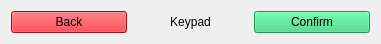
  <widget class="QWidget" name="horizontalLayoutWidget">
   <property name="geometry">
    <rect>
     <x>10</x>
     <y>0</y>
     <width>381</width>
     <height>31</height>
    </rect>
   </property>
   <layout class="QHBoxLayout" name="horizontalLayout">
    <item>
     <widget class="QPushButton" name="backButton">
      <property name="palette">
       <palette>
        <active>
         <colorrole role="WindowText">
          <brush brushstyle="SolidPattern">
           <color alpha="255">
            <red>0</red>
            <green>0</green>
            <blue>0</blue>
           </color>
          </brush>
         </colorrole>
         <colorrole role="Button">
          <brush brushstyle="SolidPattern">
           <color alpha="255">
            <red>224</red>
            <green>27</green>
            <blue>36</blue>
           </color>
          </brush>
         </colorrole>
         <colorrole role="Light">
          <brush brushstyle="SolidPattern">
           <color alpha="255">
            <red>255</red>
            <green>112</green>
            <blue>118</blue>
           </color>
          </brush>
         </colorrole>
         <colorrole role="Midlight">
          <brush brushstyle="SolidPattern">
           <color alpha="255">
            <red>239</red>
            <green>69</green>
            <blue>77</blue>
           </color>
          </brush>
         </colorrole>
         <colorrole role="Dark">
          <brush brushstyle="SolidPattern">
           <color alpha="255">
            <red>112</red>
            <green>13</green>
            <blue>18</blue>
           </color>
          </brush>
         </colorrole>
         <colorrole role="Mid">
          <brush brushstyle="SolidPattern">
           <color alpha="255">
            <red>149</red>
            <green>18</green>
            <blue>24</blue>
           </color>
          </brush>
         </colorrole>
         <colorrole role="Text">
          <brush brushstyle="SolidPattern">
           <color alpha="255">
            <red>0</red>
            <green>0</green>
            <blue>0</blue>
           </color>
          </brush>
         </colorrole>
         <colorrole role="BrightText">
          <brush brushstyle="SolidPattern">
           <color alpha="255">
            <red>255</red>
            <green>255</green>
            <blue>255</blue>
           </color>
          </brush>
         </colorrole>
         <colorrole role="ButtonText">
          <brush brushstyle="SolidPattern">
           <color alpha="255">
            <red>0</red>
            <green>0</green>
            <blue>0</blue>
           </color>
          </brush>
         </colorrole>
         <colorrole role="Base">
          <brush brushstyle="SolidPattern">
           <color alpha="255">
            <red>255</red>
            <green>255</green>
            <blue>255</blue>
           </color>
          </brush>
         </colorrole>
         <colorrole role="Window">
          <brush brushstyle="SolidPattern">
           <color alpha="255">
            <red>224</red>
            <green>27</green>
            <blue>36</blue>
           </color>
          </brush>
         </colorrole>
         <colorrole role="Shadow">
          <brush brushstyle="SolidPattern">
           <color alpha="255">
            <red>0</red>
            <green>0</green>
            <blue>0</blue>
           </color>
          </brush>
         </colorrole>
         <colorrole role="AlternateBase">
          <brush brushstyle="SolidPattern">
           <color alpha="255">
            <red>239</red>
            <green>141</green>
            <blue>145</blue>
           </color>
          </brush>
         </colorrole>
         <colorrole role="ToolTipBase">
          <brush brushstyle="SolidPattern">
           <color alpha="255">
            <red>255</red>
            <green>255</green>
            <blue>220</blue>
           </color>
          </brush>
         </colorrole>
         <colorrole role="ToolTipText">
          <brush brushstyle="SolidPattern">
           <color alpha="255">
            <red>0</red>
            <green>0</green>
            <blue>0</blue>
           </color>
          </brush>
         </colorrole>
         <colorrole role="PlaceholderText">
          <brush brushstyle="SolidPattern">
           <color alpha="128">
            <red>0</red>
            <green>0</green>
            <blue>0</blue>
           </color>
          </brush>
         </colorrole>
        </active>
        <inactive>
         <colorrole role="WindowText">
          <brush brushstyle="SolidPattern">
           <color alpha="255">
            <red>0</red>
            <green>0</green>
            <blue>0</blue>
           </color>
          </brush>
         </colorrole>
         <colorrole role="Button">
          <brush brushstyle="SolidPattern">
           <color alpha="255">
            <red>224</red>
            <green>27</green>
            <blue>36</blue>
           </color>
          </brush>
         </colorrole>
         <colorrole role="Light">
          <brush brushstyle="SolidPattern">
           <color alpha="255">
            <red>255</red>
            <green>112</green>
            <blue>118</blue>
           </color>
          </brush>
         </colorrole>
         <colorrole role="Midlight">
          <brush brushstyle="SolidPattern">
           <color alpha="255">
            <red>239</red>
            <green>69</green>
            <blue>77</blue>
           </color>
          </brush>
         </colorrole>
         <colorrole role="Dark">
          <brush brushstyle="SolidPattern">
           <color alpha="255">
            <red>112</red>
            <green>13</green>
            <blue>18</blue>
           </color>
          </brush>
         </colorrole>
         <colorrole role="Mid">
          <brush brushstyle="SolidPattern">
           <color alpha="255">
            <red>149</red>
            <green>18</green>
            <blue>24</blue>
           </color>
          </brush>
         </colorrole>
         <colorrole role="Text">
          <brush brushstyle="SolidPattern">
           <color alpha="255">
            <red>0</red>
            <green>0</green>
            <blue>0</blue>
           </color>
          </brush>
         </colorrole>
         <colorrole role="BrightText">
          <brush brushstyle="SolidPattern">
           <color alpha="255">
            <red>255</red>
            <green>255</green>
            <blue>255</blue>
           </color>
          </brush>
         </colorrole>
         <colorrole role="ButtonText">
          <brush brushstyle="SolidPattern">
           <color alpha="255">
            <red>0</red>
            <green>0</green>
            <blue>0</blue>
           </color>
          </brush>
         </colorrole>
         <colorrole role="Base">
          <brush brushstyle="SolidPattern">
           <color alpha="255">
            <red>255</red>
            <green>255</green>
            <blue>255</blue>
           </color>
          </brush>
         </colorrole>
         <colorrole role="Window">
          <brush brushstyle="SolidPattern">
           <color alpha="255">
            <red>224</red>
            <green>27</green>
            <blue>36</blue>
           </color>
          </brush>
         </colorrole>
         <colorrole role="Shadow">
          <brush brushstyle="SolidPattern">
           <color alpha="255">
            <red>0</red>
            <green>0</green>
            <blue>0</blue>
           </color>
          </brush>
         </colorrole>
         <colorrole role="AlternateBase">
          <brush brushstyle="SolidPattern">
           <color alpha="255">
            <red>239</red>
            <green>141</green>
            <blue>145</blue>
           </color>
          </brush>
         </colorrole>
         <colorrole role="ToolTipBase">
          <brush brushstyle="SolidPattern">
           <color alpha="255">
            <red>255</red>
            <green>255</green>
            <blue>220</blue>
           </color>
          </brush>
         </colorrole>
         <colorrole role="ToolTipText">
          <brush brushstyle="SolidPattern">
           <color alpha="255">
            <red>0</red>
            <green>0</green>
            <blue>0</blue>
           </color>
          </brush>
         </colorrole>
         <colorrole role="PlaceholderText">
          <brush brushstyle="SolidPattern">
           <color alpha="128">
            <red>0</red>
            <green>0</green>
            <blue>0</blue>
           </color>
          </brush>
         </colorrole>
        </inactive>
        <disabled>
         <colorrole role="WindowText">
          <brush brushstyle="SolidPattern">
           <color alpha="255">
            <red>112</red>
            <green>13</green>
            <blue>18</blue>
           </color>
          </brush>
         </colorrole>
         <colorrole role="Button">
          <brush brushstyle="SolidPattern">
           <color alpha="255">
            <red>224</red>
            <green>27</green>
            <blue>36</blue>
           </color>
          </brush>
         </colorrole>
         <colorrole role="Light">
          <brush brushstyle="SolidPattern">
           <color alpha="255">
            <red>255</red>
            <green>112</green>
            <blue>118</blue>
           </color>
          </brush>
         </colorrole>
         <colorrole role="Midlight">
          <brush brushstyle="SolidPattern">
           <color alpha="255">
            <red>239</red>
            <green>69</green>
            <blue>77</blue>
           </color>
          </brush>
         </colorrole>
         <colorrole role="Dark">
          <brush brushstyle="SolidPattern">
           <color alpha="255">
            <red>112</red>
            <green>13</green>
            <blue>18</blue>
           </color>
          </brush>
         </colorrole>
         <colorrole role="Mid">
          <brush brushstyle="SolidPattern">
           <color alpha="255">
            <red>149</red>
            <green>18</green>
            <blue>24</blue>
           </color>
          </brush>
         </colorrole>
         <colorrole role="Text">
          <brush brushstyle="SolidPattern">
           <color alpha="255">
            <red>112</red>
            <green>13</green>
            <blue>18</blue>
           </color>
          </brush>
         </colorrole>
         <colorrole role="BrightText">
          <brush brushstyle="SolidPattern">
           <color alpha="255">
            <red>255</red>
            <green>255</green>
            <blue>255</blue>
           </color>
          </brush>
         </colorrole>
         <colorrole role="ButtonText">
          <brush brushstyle="SolidPattern">
           <color alpha="255">
            <red>112</red>
            <green>13</green>
            <blue>18</blue>
           </color>
          </brush>
         </colorrole>
         <colorrole role="Base">
          <brush brushstyle="SolidPattern">
           <color alpha="255">
            <red>224</red>
            <green>27</green>
            <blue>36</blue>
           </color>
          </brush>
         </colorrole>
         <colorrole role="Window">
          <brush brushstyle="SolidPattern">
           <color alpha="255">
            <red>224</red>
            <green>27</green>
            <blue>36</blue>
           </color>
          </brush>
         </colorrole>
         <colorrole role="Shadow">
          <brush brushstyle="SolidPattern">
           <color alpha="255">
            <red>0</red>
            <green>0</green>
            <blue>0</blue>
           </color>
          </brush>
         </colorrole>
         <colorrole role="AlternateBase">
          <brush brushstyle="SolidPattern">
           <color alpha="255">
            <red>224</red>
            <green>27</green>
            <blue>36</blue>
           </color>
          </brush>
         </colorrole>
         <colorrole role="ToolTipBase">
          <brush brushstyle="SolidPattern">
           <color alpha="255">
            <red>255</red>
            <green>255</green>
            <blue>220</blue>
           </color>
          </brush>
         </colorrole>
         <colorrole role="ToolTipText">
          <brush brushstyle="SolidPattern">
           <color alpha="255">
            <red>0</red>
            <green>0</green>
            <blue>0</blue>
           </color>
          </brush>
         </colorrole>
         <colorrole role="PlaceholderText">
          <brush brushstyle="SolidPattern">
           <color alpha="128">
            <red>0</red>
            <green>0</green>
            <blue>0</blue>
           </color>
          </brush>
         </colorrole>
        </disabled>
       </palette>
      </property>
      <property name="text">
       <string>Back</string>
      </property>
     </widget>
    </item>
    <item>
     <widget class="QLabel" name="title">
      <property name="text">
       <string>Keypad</string>
      </property>
      <property name="alignment">
       <set>Qt::AlignCenter</set>
      </property>
     </widget>
    </item>
    <item>
     <widget class="QPushButton" name="confirmButton">
      <property name="palette">
       <palette>
        <active>
         <colorrole role="WindowText">
          <brush brushstyle="SolidPattern">
           <color alpha="255">
            <red>0</red>
            <green>0</green>
            <blue>0</blue>
           </color>
          </brush>
         </colorrole>
         <colorrole role="Button">
          <brush brushstyle="SolidPattern">
           <color alpha="255">
            <red>51</red>
            <green>209</green>
            <blue>122</blue>
           </color>
          </brush>
         </colorrole>
         <colorrole role="Light">
          <brush brushstyle="SolidPattern">
           <color alpha="255">
            <red>121</red>
            <green>255</green>
            <blue>181</blue>
           </color>
          </brush>
         </colorrole>
         <colorrole role="Midlight">
          <brush brushstyle="SolidPattern">
           <color alpha="255">
            <red>86</red>
            <green>232</green>
            <blue>151</blue>
           </color>
          </brush>
         </colorrole>
         <colorrole role="Dark">
          <brush brushstyle="SolidPattern">
           <color alpha="255">
            <red>25</red>
            <green>104</green>
            <blue>61</blue>
           </color>
          </brush>
         </colorrole>
         <colorrole role="Mid">
          <brush brushstyle="SolidPattern">
           <color alpha="255">
            <red>34</red>
            <green>139</green>
            <blue>81</blue>
           </color>
          </brush>
         </colorrole>
         <colorrole role="Text">
          <brush brushstyle="SolidPattern">
           <color alpha="255">
            <red>0</red>
            <green>0</green>
            <blue>0</blue>
           </color>
          </brush>
         </colorrole>
         <colorrole role="BrightText">
          <brush brushstyle="SolidPattern">
           <color alpha="255">
            <red>255</red>
            <green>255</green>
            <blue>255</blue>
           </color>
          </brush>
         </colorrole>
         <colorrole role="ButtonText">
          <brush brushstyle="SolidPattern">
           <color alpha="255">
            <red>0</red>
            <green>0</green>
            <blue>0</blue>
           </color>
          </brush>
         </colorrole>
         <colorrole role="Base">
          <brush brushstyle="SolidPattern">
           <color alpha="255">
            <red>255</red>
            <green>255</green>
            <blue>255</blue>
           </color>
          </brush>
         </colorrole>
         <colorrole role="Window">
          <brush brushstyle="SolidPattern">
           <color alpha="255">
            <red>51</red>
            <green>209</green>
            <blue>122</blue>
           </color>
          </brush>
         </colorrole>
         <colorrole role="Shadow">
          <brush brushstyle="SolidPattern">
           <color alpha="255">
            <red>0</red>
            <green>0</green>
            <blue>0</blue>
           </color>
          </brush>
         </colorrole>
         <colorrole role="AlternateBase">
          <brush brushstyle="SolidPattern">
           <color alpha="255">
            <red>153</red>
            <green>232</green>
            <blue>188</blue>
           </color>
          </brush>
         </colorrole>
         <colorrole role="ToolTipBase">
          <brush brushstyle="SolidPattern">
           <color alpha="255">
            <red>255</red>
            <green>255</green>
            <blue>220</blue>
           </color>
          </brush>
         </colorrole>
         <colorrole role="ToolTipText">
          <brush brushstyle="SolidPattern">
           <color alpha="255">
            <red>0</red>
            <green>0</green>
            <blue>0</blue>
           </color>
          </brush>
         </colorrole>
         <colorrole role="PlaceholderText">
          <brush brushstyle="SolidPattern">
           <color alpha="128">
            <red>0</red>
            <green>0</green>
            <blue>0</blue>
           </color>
          </brush>
         </colorrole>
        </active>
        <inactive>
         <colorrole role="WindowText">
          <brush brushstyle="SolidPattern">
           <color alpha="255">
            <red>0</red>
            <green>0</green>
            <blue>0</blue>
           </color>
          </brush>
         </colorrole>
         <colorrole role="Button">
          <brush brushstyle="SolidPattern">
           <color alpha="255">
            <red>51</red>
            <green>209</green>
            <blue>122</blue>
           </color>
          </brush>
         </colorrole>
         <colorrole role="Light">
          <brush brushstyle="SolidPattern">
           <color alpha="255">
            <red>121</red>
            <green>255</green>
            <blue>181</blue>
           </color>
          </brush>
         </colorrole>
         <colorrole role="Midlight">
          <brush brushstyle="SolidPattern">
           <color alpha="255">
            <red>86</red>
            <green>232</green>
            <blue>151</blue>
           </color>
          </brush>
         </colorrole>
         <colorrole role="Dark">
          <brush brushstyle="SolidPattern">
           <color alpha="255">
            <red>25</red>
            <green>104</green>
            <blue>61</blue>
           </color>
          </brush>
         </colorrole>
         <colorrole role="Mid">
          <brush brushstyle="SolidPattern">
           <color alpha="255">
            <red>34</red>
            <green>139</green>
            <blue>81</blue>
           </color>
          </brush>
         </colorrole>
         <colorrole role="Text">
          <brush brushstyle="SolidPattern">
           <color alpha="255">
            <red>0</red>
            <green>0</green>
            <blue>0</blue>
           </color>
          </brush>
         </colorrole>
         <colorrole role="BrightText">
          <brush brushstyle="SolidPattern">
           <color alpha="255">
            <red>255</red>
            <green>255</green>
            <blue>255</blue>
           </color>
          </brush>
         </colorrole>
         <colorrole role="ButtonText">
          <brush brushstyle="SolidPattern">
           <color alpha="255">
            <red>0</red>
            <green>0</green>
            <blue>0</blue>
           </color>
          </brush>
         </colorrole>
         <colorrole role="Base">
          <brush brushstyle="SolidPattern">
           <color alpha="255">
            <red>255</red>
            <green>255</green>
            <blue>255</blue>
           </color>
          </brush>
         </colorrole>
         <colorrole role="Window">
          <brush brushstyle="SolidPattern">
           <color alpha="255">
            <red>51</red>
            <green>209</green>
            <blue>122</blue>
           </color>
          </brush>
         </colorrole>
         <colorrole role="Shadow">
          <brush brushstyle="SolidPattern">
           <color alpha="255">
            <red>0</red>
            <green>0</green>
            <blue>0</blue>
           </color>
          </brush>
         </colorrole>
         <colorrole role="AlternateBase">
          <brush brushstyle="SolidPattern">
           <color alpha="255">
            <red>153</red>
            <green>232</green>
            <blue>188</blue>
           </color>
          </brush>
         </colorrole>
         <colorrole role="ToolTipBase">
          <brush brushstyle="SolidPattern">
           <color alpha="255">
            <red>255</red>
            <green>255</green>
            <blue>220</blue>
           </color>
          </brush>
         </colorrole>
         <colorrole role="ToolTipText">
          <brush brushstyle="SolidPattern">
           <color alpha="255">
            <red>0</red>
            <green>0</green>
            <blue>0</blue>
           </color>
          </brush>
         </colorrole>
         <colorrole role="PlaceholderText">
          <brush brushstyle="SolidPattern">
           <color alpha="128">
            <red>0</red>
            <green>0</green>
            <blue>0</blue>
           </color>
          </brush>
         </colorrole>
        </inactive>
        <disabled>
         <colorrole role="WindowText">
          <brush brushstyle="SolidPattern">
           <color alpha="255">
            <red>25</red>
            <green>104</green>
            <blue>61</blue>
           </color>
          </brush>
         </colorrole>
         <colorrole role="Button">
          <brush brushstyle="SolidPattern">
           <color alpha="255">
            <red>51</red>
            <green>209</green>
            <blue>122</blue>
           </color>
          </brush>
         </colorrole>
         <colorrole role="Light">
          <brush brushstyle="SolidPattern">
           <color alpha="255">
            <red>121</red>
            <green>255</green>
            <blue>181</blue>
           </color>
          </brush>
         </colorrole>
         <colorrole role="Midlight">
          <brush brushstyle="SolidPattern">
           <color alpha="255">
            <red>86</red>
            <green>232</green>
            <blue>151</blue>
           </color>
          </brush>
         </colorrole>
         <colorrole role="Dark">
          <brush brushstyle="SolidPattern">
           <color alpha="255">
            <red>25</red>
            <green>104</green>
            <blue>61</blue>
           </color>
          </brush>
         </colorrole>
         <colorrole role="Mid">
          <brush brushstyle="SolidPattern">
           <color alpha="255">
            <red>34</red>
            <green>139</green>
            <blue>81</blue>
           </color>
          </brush>
         </colorrole>
         <colorrole role="Text">
          <brush brushstyle="SolidPattern">
           <color alpha="255">
            <red>25</red>
            <green>104</green>
            <blue>61</blue>
           </color>
          </brush>
         </colorrole>
         <colorrole role="BrightText">
          <brush brushstyle="SolidPattern">
           <color alpha="255">
            <red>255</red>
            <green>255</green>
            <blue>255</blue>
           </color>
          </brush>
         </colorrole>
         <colorrole role="ButtonText">
          <brush brushstyle="SolidPattern">
           <color alpha="255">
            <red>25</red>
            <green>104</green>
            <blue>61</blue>
           </color>
          </brush>
         </colorrole>
         <colorrole role="Base">
          <brush brushstyle="SolidPattern">
           <color alpha="255">
            <red>51</red>
            <green>209</green>
            <blue>122</blue>
           </color>
          </brush>
         </colorrole>
         <colorrole role="Window">
          <brush brushstyle="SolidPattern">
           <color alpha="255">
            <red>51</red>
            <green>209</green>
            <blue>122</blue>
           </color>
          </brush>
         </colorrole>
         <colorrole role="Shadow">
          <brush brushstyle="SolidPattern">
           <color alpha="255">
            <red>0</red>
            <green>0</green>
            <blue>0</blue>
           </color>
          </brush>
         </colorrole>
         <colorrole role="AlternateBase">
          <brush brushstyle="SolidPattern">
           <color alpha="255">
            <red>51</red>
            <green>209</green>
            <blue>122</blue>
           </color>
          </brush>
         </colorrole>
         <colorrole role="ToolTipBase">
          <brush brushstyle="SolidPattern">
           <color alpha="255">
            <red>255</red>
            <green>255</green>
            <blue>220</blue>
           </color>
          </brush>
         </colorrole>
         <colorrole role="ToolTipText">
          <brush brushstyle="SolidPattern">
           <color alpha="255">
            <red>0</red>
            <green>0</green>
            <blue>0</blue>
           </color>
          </brush>
         </colorrole>
         <colorrole role="PlaceholderText">
          <brush brushstyle="SolidPattern">
           <color alpha="128">
            <red>0</red>
            <green>0</green>
            <blue>0</blue>
           </color>
          </brush>
         </colorrole>
        </disabled>
       </palette>
      </property>
      <property name="text">
       <string>Confirm</string>
      </property>
     </widget>
    </item>
   </layout>
  </widget>
